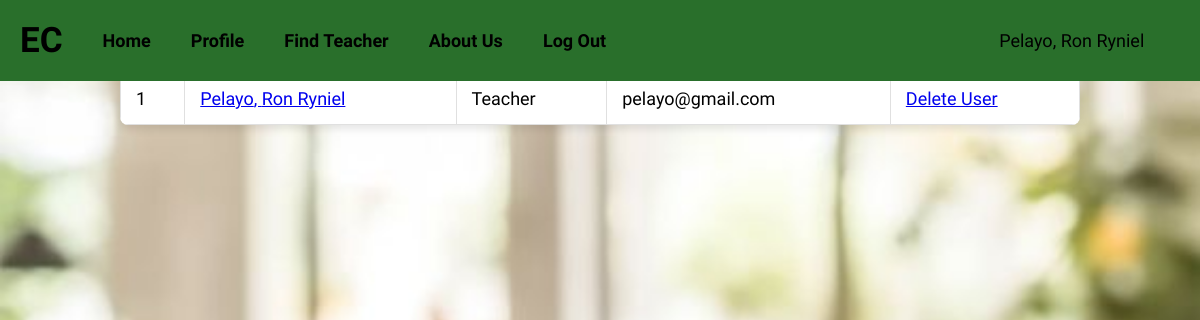
/find.php?id=10000018 (signed in), run on the app's committed database.
### tables this page shows
CREATE TABLE `tbl_users` (
  `user_id` int(8) UNSIGNED NOT NULL,
  `user_lastname` varchar(180) NOT NULL DEFAULT '',
  `user_firstname` varchar(180) NOT NULL DEFAULT '',
  `user_email` varchar(180) NOT NULL DEFAULT '',
  `user_password` varchar(180) NOT NULL DEFAULT '',
  `user_date_added` date NOT NULL DEFAULT '2000-01-01',
  `user_time_added` time NOT NULL DEFAULT '00:00:00',
  `user_date_updated` date NOT NULL DEFAULT '2000-01-01',
  `user_time_updated` time NOT NULL DEFAULT '00:00:00',
  `user_status` int(1) NOT NULL DEFAULT 0,
  `user_token` varchar(255) NOT NULL DEFAULT '',
  `user_access` varchar(255) NOT NULL DEFAULT '',
  `user_dob` date NOT NULL DEFAULT '2000-01-01',
  `user_sex` varchar(10) NOT NULL DEFAULT '',
  `user_age` int(3) NOT NULL DEFAULT 0,
  `user_contact_number` varchar(20) NOT NULL DEFAULT '',
  `user_marital_status` varchar(20) NOT NULL DEFAULT '',
  `user_address` text NOT NULL,
  `user_religion` varchar(50) NOT NULL DEFAULT '',
  `user_zip_code` varchar(10) NOT NULL DEFAULT '',
  `user_position` varchar(255) NOT NULL DEFAULT '',
  `user_career_history` text NOT NULL,
  `user_cover_letter` text NOT NULL,
  `user_application` text NOT NULL,
  `user_skills` varchar(255) NOT NULL DEFAULT '',
  `user_profile_image` varchar(255) NOT NULL DEFAULT ''
);

### classes/class.user.php (called while the page is built, shortened)
<?php
class User {
    private $DB_SERVER = 'localhost';
    private $DB_USERNAME = 'root';
    private $DB_PASSWORD = '';
    private $DB_DATABASE = 'db_wbapp';
    private $conn;
    public function __construct() {
        $this->conn = new PDO("mysql:host=" . $this->DB_SERVER . ";dbname=" . $this->DB_DATABASE, $this->DB_USERNAME, $this->DB_PASSWORD);
    }
	public function list_users(){
		$sql="SELECT * FROM tbl_users WHERE user_access != 'Admin'";
		$q = $this->conn->query($sql) or die("failed!");
		while($r = $q->fetch(PDO::FETCH_ASSOC)){
		$data[]=$r;
		}
		if(empty($data)){
		   return false;
		}else{
			return $data;
		}
}
	function get_user_id($email){
		$sql="SELECT user_id FROM tbl_users WHERE user_email = :email";
		$q = $this->conn->prepare($sql);
		$q->execute(['email' => $email]);
		$user_id = $q->fetchColumn();
		return $user_id;
	}
	function get_user_firstname($id){
		$sql="SELECT user_firstname FROM tbl_users WHERE user_id = :id";
		$q = $this->conn->prepare($sql);
		$q->execute(['id' => $id]);
		$user_firstname = $q->fetchColumn();
		return $user_firstname;
	}
	function get_user_lastname($id){
		$sql="SELECT user_lastname FROM tbl_users WHERE user_id = :id";
		$q = $this->conn->prepare($sql);
		$q->execute(['id' => $id]);
		$user_lastname = $q->fetchColumn();
		return $user_lastname;
	}
	function get_user_status($id){
		$sql="SELECT user_status FROM tbl_users WHERE user_id = :id";
		$q = $this->conn->prepare($sql);
		$q->execute(['id' => $id]);
		$user_status = $q->fetchColumn();
		return $user_status;
	}
}

### find.php (the view, shortened to what this page needs)
<?php
include_once 'classes/class.user.php';
$id = (isset($_GET['id']) && $_GET['id'] != '') ? $_GET['id'] : '';
$user = new User();
$user_id = $user->get_user_id($_SESSION['user_email']);
?>
<!DOCTYPE html>
<html>
<head>
    <link rel="stylesheet" href="css/custom.css?<?php echo time();?>">
    <body class="home">
    <div id="wrapper">
        <div id="menu">
        <div id="logo">
            <span class="logo-text">EC</span>
        </div>
            <a href="home.php">Home</a>
            <a href="profile.php">Profile</a>
            <a href="find.php">Find Teacher</a>
            <a href="about.php">About Us</a>
            <a href="logout.php" class="move-right">Log Out</a>
            <span class="move-right"><?php echo $user->get_user_lastname($user_id) . ', ' . $user->get_user_firstname($user_id); ?>&nbsp;&nbsp; &nbsp;&nbsp; &nbsp;&nbsp;</span>
        </div>
<div id="subcontent">
    <table id="data-list">
        <tr>
            <th>#</th>
            <th>Teacher Name</th>
            <th>Position</th>
            <th>Email</th>
            <th>Action</th>
        </tr>
        <?php
        $count = 1;
        if($user->list_users() != false){
            foreach($user->list_users() as $value){
                extract($value);
        ?>
        <tr>
            <td><?php echo $count;?></td>
            <td><a href="index.php?page=settings&subpage=users&action=profile&id=<?php echo $user_id;?>"><?php echo $user_lastname.', '.$user_firstname;?></a></td>
            <td><?php echo $user_access;?></td>
            <td><?php echo $user_email;?></td>
            <td><?php
            if($user->get_user_status($id) == "1"){
              ?>
                <a href="processes/process.user.php?action=delete&id=<?php echo $user_id; ?>">Delete User</a>
              <?php
            }else{
            ?>
                <a href="processes/process.user.php?action=delete&id=<?php echo $user_id; ?>">Delete User</a>
            <?php
            }
            ?>
            </td>
        </tr>
        <?php
                $count++;
            }
        } else {
            echo "No Record Found.";
        }
        ?>
    </table>
</div>
</div>
</body>
</html>

### css/custom.css (style rules this page uses)
body { margin: 0; padding: 0; font-family: 'Assistant', sans-serif; font-size: 18px; background-color: #909090; background-image: url('242ea708b394dd005c7147aea5d3909c.jpg'); background-repeat: no-repeat; background-size: 100% 100%; background-size: cover; box-sizing: border-box; }
body.home { background-color: #909090; background-repeat: no-repeat; background-size: cover; box-sizing: border-box; background-image: url('242ea708b394dd005c7147aea5d3909c.jpg'); }
.home #menu { position: fixed; top: 0; width: 100%; display: flex; justify-content: space-between; align-items: center; padding: 20px; box-sizing: border-box; background-color: #296f2b; z-index: 1000; }
.home #menu a { text-decoration: none; font-weight: bold; margin-left: 40px; }
.move-right { margin-left: auto; }
.home #wrapper { width: 100%; padding: 0px; overflow: hidden; }
.home #menu a, #second-submenu a, #third-submenu a { color: #000; }
.home #subcontent { width: 80%; margin: 20px auto; background-color: #ffffff; border-radius: 8px; box-shadow: 0 4px 8px rgba(0, 0, 0, 0.1); overflow: hidden; }
.home #subcontent table { width: 100%; border-collapse: collapse; overflow: hidden; border-radius: 8px; box-shadow: 0 4px 8px rgba(0, 0, 0, 0.1); }
.home #subcontent th, .home #subcontent td { padding: 15px; border: 1px solid #e0e0e0; text-align: left; transition: background-color 0.3s ease; }
.home #subcontent th { background-color: #f5f5f5; color: #333; }
#logo .logo-text { font-size: 35px; color: #000000; font-weight: bold; }

### data on the page
tbl_users: $user->get_user_lastname($user_id) "Pelayo", $user->get_user_firstname($user_id) "Ron Ryniel", user_lastname "Pelayo", user_firstname "Ron Ryniel", user_access "Teacher", user_email "pelayo@gmail.com"
